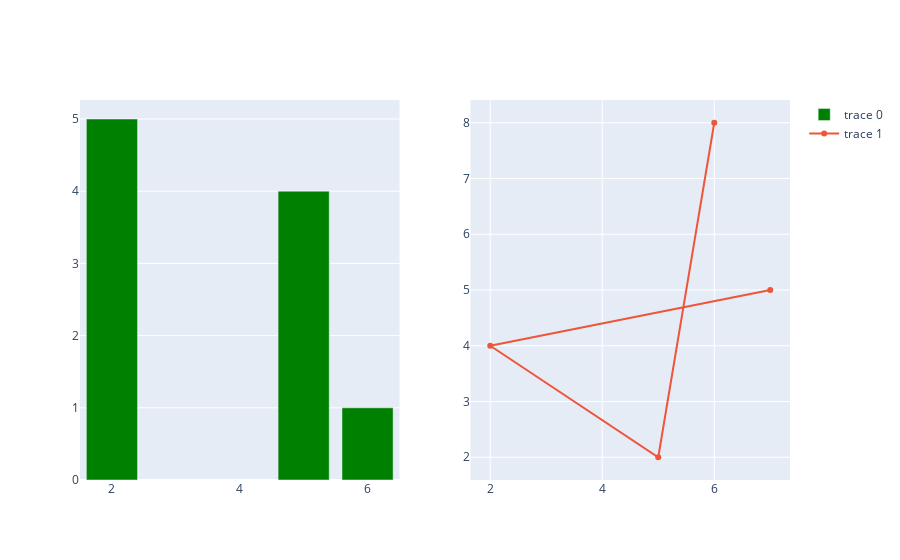

Write notebook code for a chart like this one.
### Code cell
fig = make_subplots(rows=1, cols=2)  # quantidade de linhas / quantidade de colunas
fig.add_trace(go.Bar(x=[6, 5, 2], y=[1, 4, 5], marker_color="green"), row=1, col=1)
fig.add_trace(go.Scatter( y = [ 8, 2, 4, 5],x = [6, 5, 2, 7]), row = 1, col = 2) 
fig.update_layout(title_text = "Testando", title_text_size = 20 )
fig.show()

### Figure 1 — Plotly figure (JSON) as saved in the notebook; plotly's stock layout.template omitted (floating-point values rounded to 4 significant figures)
{"data": [{"marker": {"color": "green"}, "type": "bar", "x": [6, 5, 2], "xaxis": "x", "y": [1, 4, 5], "yaxis": "y"}, {"type": "scatter", "x": [6, 5, 2, 7], "xaxis": "x2", "y": [8, 2, 4, 5], "yaxis": "y2"}], "layout": {"xaxis": {"anchor": "y", "domain": [0, 0.45]}, "xaxis2": {"anchor": "y2", "domain": [0.55, 1]}, "yaxis": {"anchor": "x", "domain": [0, 1]}, "yaxis2": {"anchor": "x2", "domain": [0, 1]}}}
